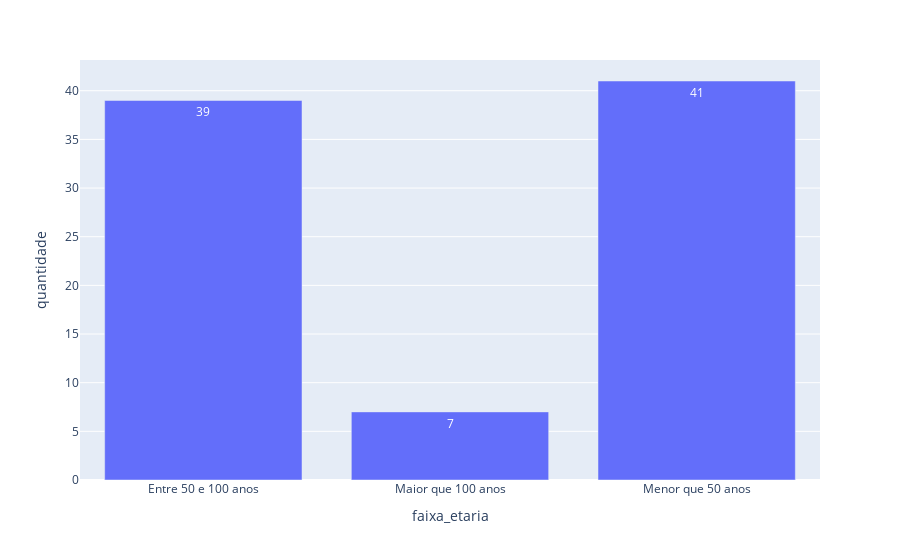

The cell this chart's notebook holds for it:
### Code cell
fig_bar_quantidade_por_faixa_etaria = px.bar(df_analise_faixa_etaria, x='faixa_etaria', y='quantidade', text='quantidade')
fig_bar_quantidade_por_faixa_etaria

### Figure 1 — Plotly figure (JSON) as saved in the notebook; plotly's stock layout.template omitted (floating-point values rounded to 4 significant figures)
{"data": [{"alignmentgroup": "True", "hovertemplate": "faixa_etaria=%{x}<br>quantidade=%{text}<extra></extra>", "legendgroup": "", "marker": {"color": "#636efa", "pattern": {"shape": ""}}, "name": "", "offsetgroup": "", "orientation": "v", "showlegend": false, "text": [39, 7, 41], "textposition": "auto", "type": "bar", "x": ["Entre 50 e 100 anos", "Maior que 100 anos", "Menor que 50 anos"], "xaxis": "x", "y": [39, 7, 41], "yaxis": "y"}], "layout": {"barmode": "relative", "legend": {"tracegroupgap": 0}, "margin": {"t": 60}, "xaxis": {"anchor": "y", "domain": [0, 1], "title": {"text": "faixa_etaria"}}, "yaxis": {"anchor": "x", "domain": [0, 1], "title": {"text": "quantidade"}}}}
